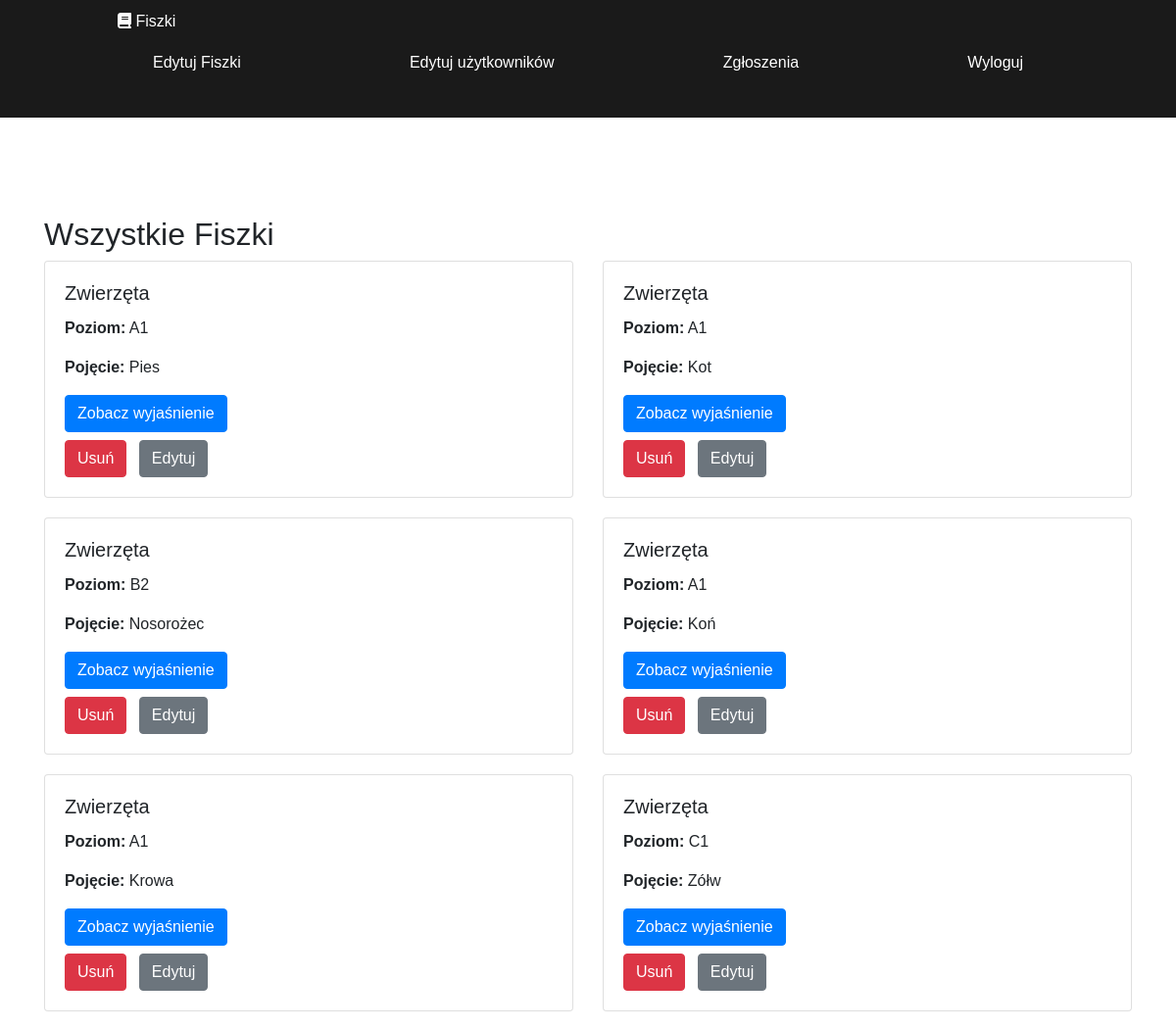
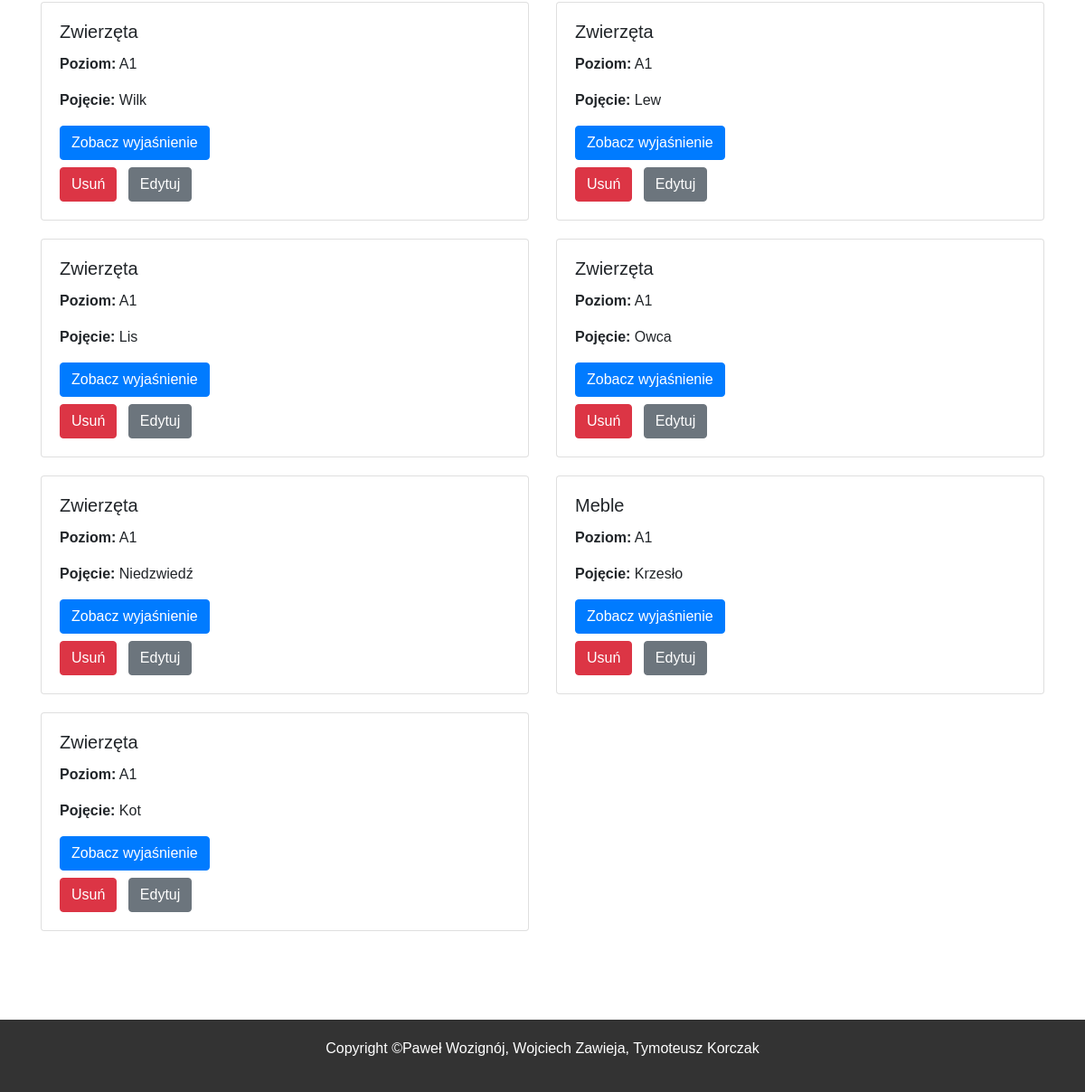
/admin/admeditflashcards.php (signed in), run on the app's committed database (2 pictures, top to bottom).
### tables this page shows
CREATE TABLE `flashcards` (
  `id` int(11) NOT NULL,
  `title` varchar(255) DEFAULT NULL,
  `term` varchar(255) DEFAULT NULL,
  `definition` text NOT NULL,
  `user_id` int(11) DEFAULT NULL,
  `level_id` int(11) DEFAULT NULL
);

CREATE TABLE `levels` (
  `id` int(11) NOT NULL,
  `name` varchar(10) NOT NULL
);

### admin/admeditflashcards.php (the view, shortened to what this page needs)
<?php
$get_flashcards_query = "SELECT flashcards.id, flashcards.title, flashcards.term, flashcards.definition, levels.name AS level_name
                        FROM flashcards
                        JOIN levels ON flashcards.level_id = levels.id";
$get_flashcards_result = mysqli_query($conn, $get_flashcards_query);
include("../include/iadmin/anav.php");
?>
<!DOCTYPE html>
<html lang="pl">
<head>
    <link rel="stylesheet" href="https://stackpath.bootstrapcdn.com/bootstrap/4.3.1/css/bootstrap.min.css">
</head>
<body>
<div class="container" style="margin-top: 100px;">
    <h2>Wszystkie Fiszki</h2>
    <div class="row">
    <?php
    while ($flashcard = mysqli_fetch_assoc($get_flashcards_result)) {
    ?>
        <div class="col-md-6">
            <div class="card">
                <div class="card-body">
                    <h5 class="card-title"><?php echo htmlspecialchars($flashcard['title']); ?></h5>
                    <p class="card-text"><strong>Poziom:</strong> <?php echo htmlspecialchars($flashcard['level_name']); ?></p>
                    <p class="card-text"><strong>Pojęcie:</strong> <?php echo htmlspecialchars($flashcard['term']); ?></p>
                    <button class="btn btn-primary" onclick="showDefinition(<?php echo $flashcard['id']; ?>)">Zobacz wyjaśnienie</button>
                    <div class="mt-2">
                        <button class="btn btn-danger mr-2" onclick="confirmDelete(<?php echo $flashcard['id']; ?>)">Usuń</button>
                        <a href="edit_flashcard.php?id=<?php echo $flashcard['id']; ?>" class="btn btn-secondary">Edytuj</a>
                    </div>
                </div>
            </div>
        </div>
    <?php } ?>
    </div>
</div>
<?php
include("../include/iadmin/afooter.php");
?>
</body>
</html>

### css/useradmstyles.css (style rules this page uses)
* { margin: 0; padding: 0; font-family: 'Poppings', sans-serif; box-sizing: border-box; text-decoration: none; }
body { background-color: #f1f1f1; position: relative; padding-bottom: 58px; min-height: 100vh; }

### admin/admeditflashcards.php (style rules this page uses)
.card { margin-bottom: 20px; }
.container { padding-bottom: 100px; }

### data on the page
flashcards: title "Zwierzęta", level.name "A1", term "Pies"
flashcards: title "Zwierzęta", level.name "A1", term "Kot"
flashcards: title "Zwierzęta", level.name "B2", term "Nosorożec"
flashcards: title "Zwierzęta", level.name "A1", term "Koń"
flashcards: title "Zwierzęta", level.name "A1", term "Krowa"
flashcards: title "Zwierzęta", level.name "C1", term "Zółw"
flashcards: title "Zwierzęta", level.name "A1", term "Wilk"
flashcards: title "Zwierzęta", level.name "A1", term "Lew"
flashcards: title "Zwierzęta", level.name "A1", term "Lis"
flashcards: title "Zwierzęta", level.name "A1", term "Owca"
flashcards: title "Zwierzęta", level.name "A1", term "Niedzwiedź"
flashcards: title "Meble", level.name "A1", term "Krzesło"
flashcards: title "Zwierzęta", level.name "A1", term "Kot"
